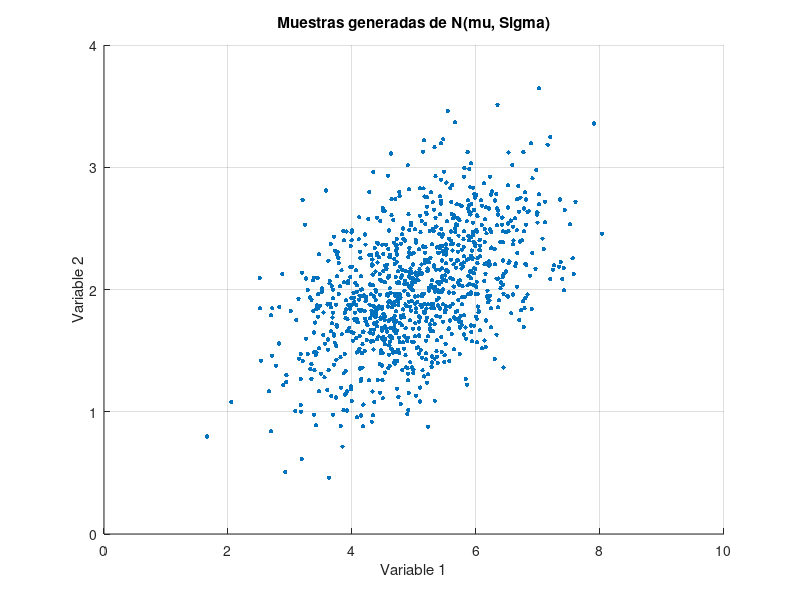

MATLAB code to generate this figure:
%Programa que genera muestras de una normal bidimensional con vector de
%medias y matriz de covarianzas dados a partir de muestras de uniforme
%generadas con el comando rand

mu = [5; 2];
sigma = [1; 0.5];
rhop = 0.5;
n = 1000;
Sigma = [sigma(1)^2, rhop*sigma(1)*sigma(2);rhop*sigma(1)*sigma(2), sigma(1)^2];

%Generamos muestras uniformes
U1 = rand(n, 1);
U2 = rand(n, 1);

%Construimos las N(0, 1) a partir de las uniformes
theta = 2*pi * U2;
rho = sqrt(-2*log(U1));

Y1 = rho.*cos(theta);
Y2 = rho.*sin(theta);

Y = [Y1, Y2]';

X1 = mu(1)+sigma(1)*Y1;
X2 = mu(2)+sigma(2)*(rhop*Y1+sqrt(1-rhop^2)*Y2);

X = [X1, X2]';

%Visualización de los resultados

scatter(X(1,:), X(2,:), 10, 'filled');
title('Muestras generadas de N(mu, Sigma)');
xlabel('Variable 1');
ylabel('Variable 2');
grid on;
